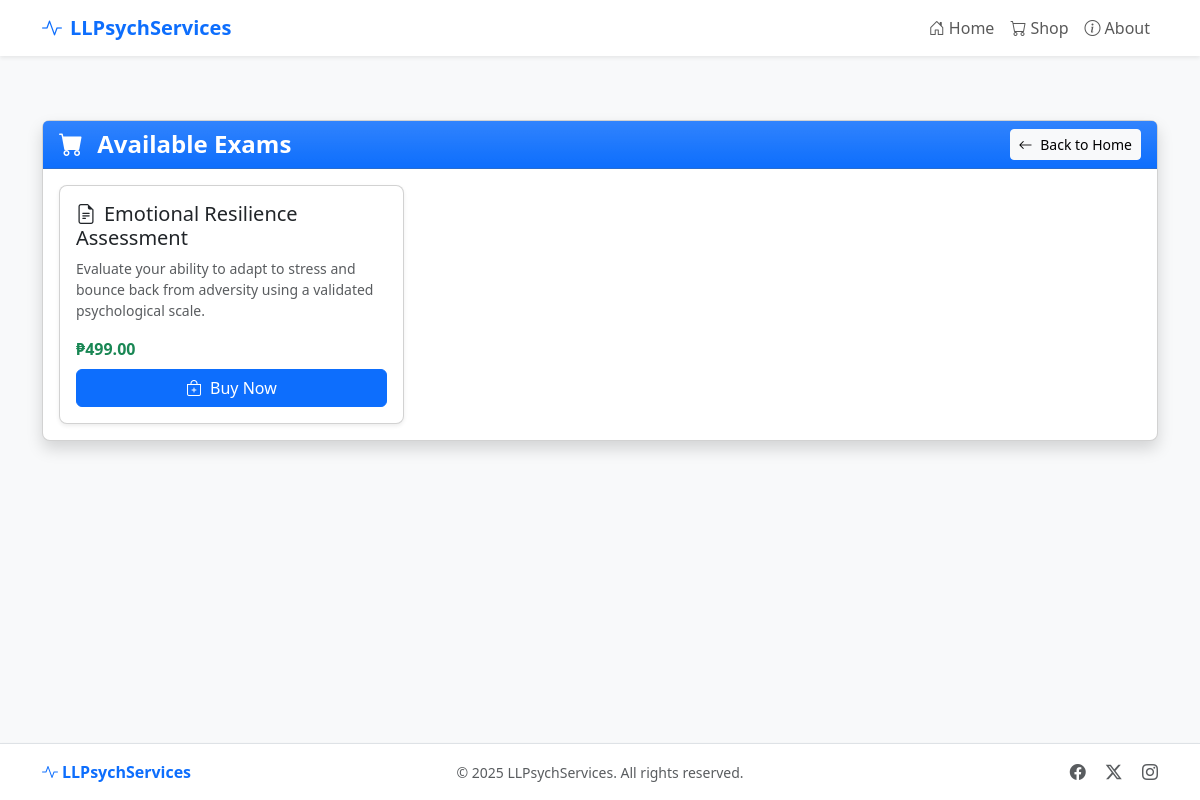
The page /shop on the database as committed earlier.
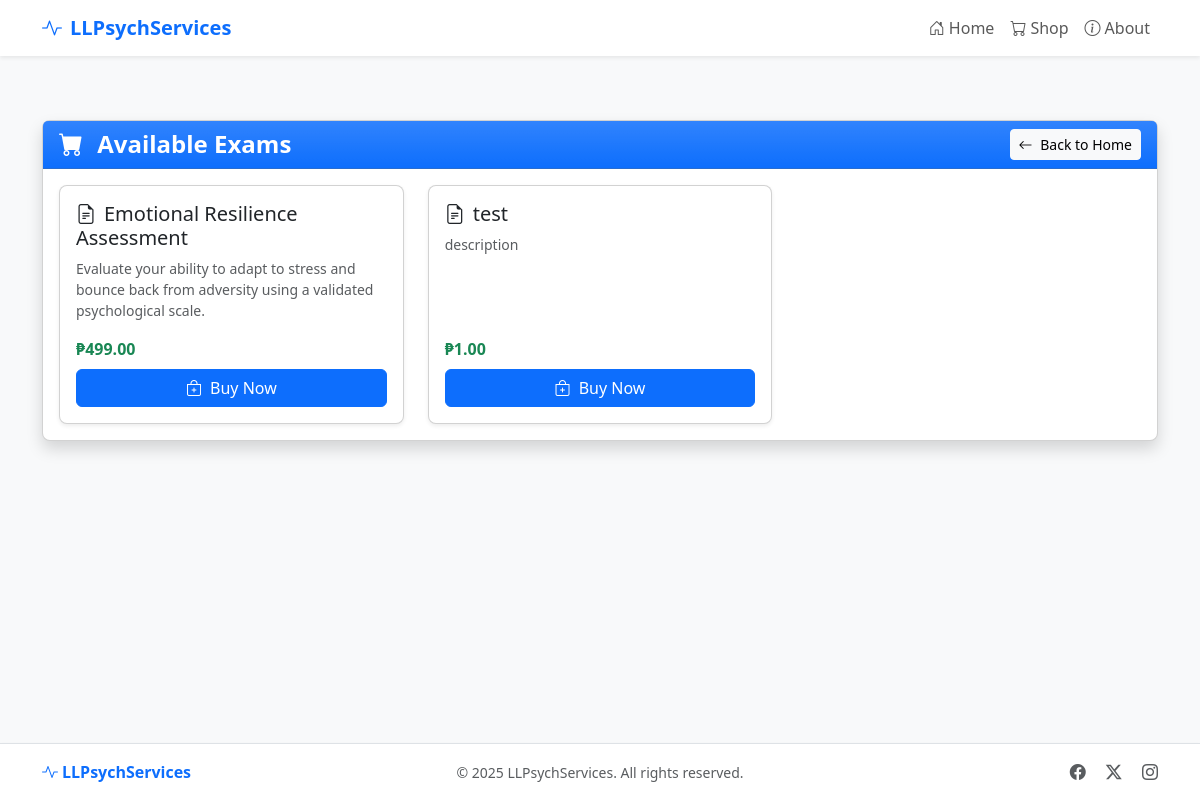
The same page on the database as committed later.
### models.py (models this page shows, shortened)
class Exam(db.Model):
    id = db.Column(db.Integer, primary_key=True)
    title = db.Column(db.String(100), nullable=False)
    exam_type = db.Column(db.String(20))  # 'content' or 'likert'
    description = db.Column(db.Text, nullable=False)
    price = db.Column(db.Float, nullable=False)
    content = db.Column(db.Text, nullable=False)
    questions = db.Column(db.Text, nullable=True)  # Stored as JSON
    exam_type = db.Column(db.String(20), default='content')  # 'content' or 'likert'
    created_at = db.Column(db.DateTime, default=datetime.utcnow)
    scoring_rules = db.Column(db.Text, nullable=True)

### routes/main.py (the view)
@main_bp.route('/shop')
def shop():
    exams = Exam.query.all()
    return render_template('shop.html', exams=exams)

### templates/shop.html (shortened to what this page needs)
{% extends 'base.html' %}
{% block content %}
<div class="container py-3 py-md-4">
  <div class="row justify-content-center">
    <div class="col-12">
      <div class="card shadow">
        <div class="card-header bg-primary bg-gradient text-white">
          <div class="d-flex flex-column flex-sm-row justify-content-between align-items-start align-items-sm-center">
            <h1 class="h4 mb-2 mb-sm-0 fw-bold">
              <i class="bi bi-cart-fill me-2"></i> Available Exams
            </h1>
            <a href="{{ url_for('main.index') }}" class="btn btn-light btn-sm">
              <i class="bi bi-arrow-left me-1"></i> Back to Home
            </a>
          </div>
        </div>
        <div class="card-body">
          <div class="row row-cols-1 row-cols-md-3 g-4">
            {% for exam in exams %}
            <div class="col">
              <div class="card h-100 shadow-sm">
                <div class="card-body d-flex flex-column">
                  <h5 class="card-title">
                    <i class="bi bi-file-earmark-text me-2"></i>{{ exam.title }}
                  </h5>
                  <p class="card-text text-muted small">{{ exam.description }}</p>
                  <div class="mt-auto">
                    <p class="fw-bold mb-2 text-success">
                      ₱{{ "%.2f"|format(exam.price) }}
                    </p>
                    <a href="{{ url_for('payment.buy', exam_id=exam.id) }}" class="btn btn-primary w-100">
                      <i class="bi bi-bag-plus me-1"></i> Buy Now
                    </a>
                  </div>
                </div>
              </div>
            </div>
            {% endfor %}
          </div>
        </div>
      </div>
    </div>
  </div>
</div>
{% endblock %}

Rows that differ between the two databases and show on the page:
added Exam: title "test", description "description", price "1.00"
